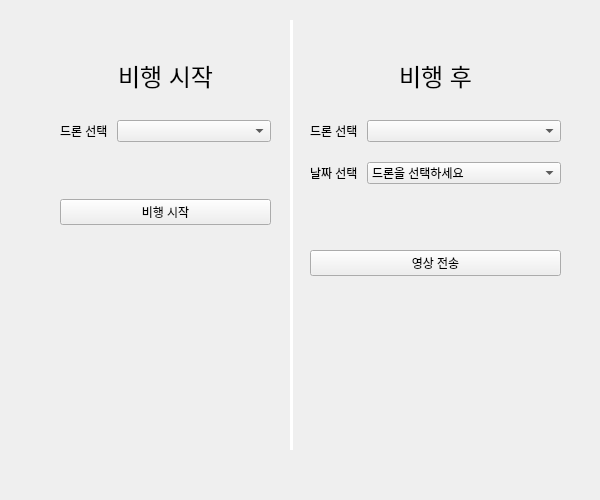
<?xml version="1.0" encoding="UTF-8"?>
<ui version="4.0">
 <class>Afarm</class>
 <widget class="QWidget" name="Afarm">
  <property name="geometry">
   <rect>
    <x>0</x>
    <y>0</y>
    <width>600</width>
    <height>500</height>
   </rect>
  </property>
  <property name="windowTitle">
   <string>Form</string>
  </property>
  <widget class="Line" name="line">
   <property name="geometry">
    <rect>
     <x>290</x>
     <y>20</y>
     <width>3</width>
     <height>430</height>
    </rect>
   </property>
   <property name="autoFillBackground">
    <bool>false</bool>
   </property>
   <property name="styleSheet">
    <string notr="true">border:10px solid white; </string>
   </property>
   <property name="orientation">
    <enum>Qt::Vertical</enum>
   </property>
  </widget>
  <widget class="QLabel" name="label_6">
   <property name="geometry">
    <rect>
     <x>330</x>
     <y>50</y>
     <width>211</width>
     <height>50</height>
    </rect>
   </property>
   <property name="font">
    <font>
     <pointsize>18</pointsize>
    </font>
   </property>
   <property name="styleSheet">
    <string notr="true">font-size:2em;
</string>
   </property>
   <property name="text">
    <string>비행 후</string>
   </property>
   <property name="alignment">
    <set>Qt::AlignCenter</set>
   </property>
   <property name="wordWrap">
    <bool>false</bool>
   </property>
   <property name="margin">
    <number>2</number>
   </property>
  </widget>
  <widget class="QWidget" name="verticalLayoutWidget_3">
   <property name="geometry">
    <rect>
     <x>310</x>
     <y>120</y>
     <width>251</width>
     <height>156</height>
    </rect>
   </property>
   <layout class="QVBoxLayout" name="verticalLayout_3">
    <item>
     <layout class="QFormLayout" name="formLayout_3">
      <property name="labelAlignment">
       <set>Qt::AlignLeading|Qt::AlignLeft|Qt::AlignVCenter</set>
      </property>
      <property name="formAlignment">
       <set>Qt::AlignLeading|Qt::AlignLeft|Qt::AlignTop</set>
      </property>
      <property name="verticalSpacing">
       <number>20</number>
      </property>
      <property name="bottomMargin">
       <number>0</number>
      </property>
      <item row="0" column="0">
       <widget class="QLabel" name="label_7">
        <property name="text">
         <string>드론 선택 </string>
        </property>
        <property name="alignment">
         <set>Qt::AlignLeading|Qt::AlignLeft|Qt::AlignVCenter</set>
        </property>
       </widget>
      </item>
      <item row="0" column="1">
       <widget class="QComboBox" name="selectDrone">
        <property name="sizeAdjustPolicy">
         <enum>QComboBox::AdjustToContents</enum>
        </property>
       </widget>
      </item>
      <item row="1" column="0">
       <widget class="QLabel" name="label_3">
        <property name="text">
         <string>날짜 선택</string>
        </property>
       </widget>
      </item>
      <item row="1" column="1">
       <widget class="QComboBox" name="selectDate">
        <item>
         <property name="text">
          <string>드론을 선택하세요</string>
         </property>
        </item>
       </widget>
      </item>
     </layout>
    </item>
    <item>
     <widget class="QPushButton" name="sendBtn">
      <property name="text">
       <string>영상 전송</string>
      </property>
     </widget>
    </item>
   </layout>
  </widget>
  <widget class="QWidget" name="verticalLayoutWidget_4">
   <property name="geometry">
    <rect>
     <x>60</x>
     <y>120</y>
     <width>211</width>
     <height>105</height>
    </rect>
   </property>
   <layout class="QVBoxLayout" name="verticalLayout_4" stretch="0,0">
    <item>
     <layout class="QFormLayout" name="formLayout_4">
      <property name="labelAlignment">
       <set>Qt::AlignLeading|Qt::AlignLeft|Qt::AlignVCenter</set>
      </property>
      <property name="formAlignment">
       <set>Qt::AlignLeading|Qt::AlignLeft|Qt::AlignTop</set>
      </property>
      <property name="verticalSpacing">
       <number>20</number>
      </property>
      <property name="bottomMargin">
       <number>0</number>
      </property>
      <item row="0" column="0">
       <widget class="QLabel" name="label_8">
        <property name="text">
         <string>드론 선택 </string>
        </property>
        <property name="alignment">
         <set>Qt::AlignLeading|Qt::AlignLeft|Qt::AlignVCenter</set>
        </property>
       </widget>
      </item>
      <item row="0" column="1">
       <widget class="QComboBox" name="selectDrone_2">
        <property name="sizeAdjustPolicy">
         <enum>QComboBox::AdjustToContents</enum>
        </property>
       </widget>
      </item>
     </layout>
    </item>
    <item>
     <widget class="QPushButton" name="flyBtn">
      <property name="text">
       <string>비행 시작</string>
      </property>
     </widget>
    </item>
   </layout>
  </widget>
  <widget class="QLabel" name="label_10">
   <property name="geometry">
    <rect>
     <x>0</x>
     <y>0</y>
     <width>601</width>
     <height>501</height>
    </rect>
   </property>
   <property name="styleSheet">
    <string notr="true">background : url('./resource/farm.jpg') 
</string>
   </property>
   <property name="text">
    <string/>
   </property>
  </widget>
  <widget class="QLabel" name="label_11">
   <property name="geometry">
    <rect>
     <x>60</x>
     <y>50</y>
     <width>211</width>
     <height>50</height>
    </rect>
   </property>
   <property name="font">
    <font>
     <pointsize>18</pointsize>
    </font>
   </property>
   <property name="styleSheet">
    <string notr="true">font-size:2em;
</string>
   </property>
   <property name="text">
    <string>비행 시작</string>
   </property>
   <property name="alignment">
    <set>Qt::AlignCenter</set>
   </property>
   <property name="wordWrap">
    <bool>false</bool>
   </property>
   <property name="margin">
    <number>2</number>
   </property>
  </widget>
  <zorder>label_10</zorder>
  <zorder>line</zorder>
  <zorder>label_6</zorder>
  <zorder>verticalLayoutWidget_3</zorder>
  <zorder>verticalLayoutWidget_4</zorder>
  <zorder>label_11</zorder>
 </widget>
 <resources/>
 <connections/>
</ui>
